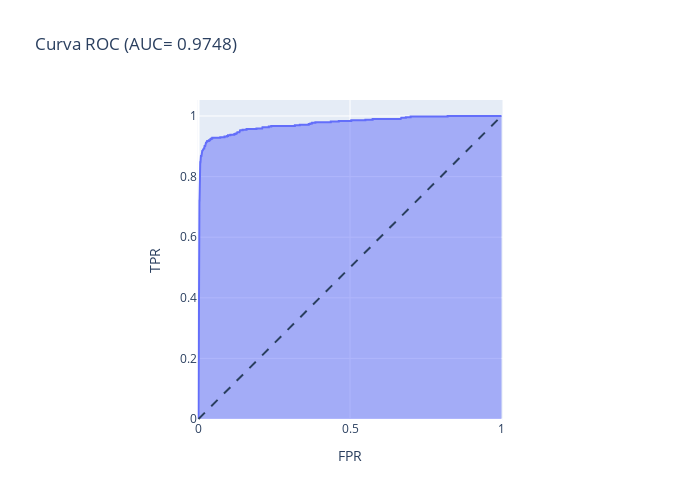

This figure's notebook cell:
### Markdown cell above
0.974844372992521, logo é um bom classificador

### Code cell
# Plotar Curva ROC com o valor de AUC
fig = px.area(
    x=fpr,
    y=tpr,
    title=f'Curva ROC (AUC= {roc_auc:.4f})',
    labels=dict(x='FPR',y='TPR'),
    width=700, height=500
)

fig.add_shape(
    type='line', line=dict(dash='dash'),
    x0=0,x1=1,y0=0, y1=1
)


fig.update_yaxes(scaleanchor="x",scaleratio=1)
fig.update_xaxes(constrain="domain")
fig.show()

### Figure 1 — Plotly figure (JSON) as saved in the notebook; plotly's stock layout.template omitted (floating-point values rounded to 4 significant figures; data arrays with more than 128 entries replaced by an {"elided": "..."} marker saying what was removed)
{"data": [{"fillpattern": {"shape": ""}, "hovertemplate": "FPR=%{x}<br>TPR=%{y}<extra></extra>", "legendgroup": "", "line": {"color": "#636efa"}, "marker": {"symbol": "circle"}, "mode": "lines", "name": "", "orientation": "v", "showlegend": false, "stackgroup": "1", "type": "scatter", "x": {"elided": "178 float values"}, "xaxis": "x", "y": {"elided": "178 float values"}, "yaxis": "y"}], "layout": {"height": 500, "legend": {"tracegroupgap": 0}, "shapes": [{"line": {"dash": "dash"}, "type": "line", "x0": 0, "x1": 1, "y0": 0, "y1": 1}], "title": {"text": "Curva ROC (AUC= 0.9748)"}, "width": 700, "xaxis": {"anchor": "y", "constrain": "domain", "domain": [0, 1], "title": {"text": "FPR"}}, "yaxis": {"anchor": "x", "domain": [0, 1], "scaleanchor": "x", "scaleratio": 1, "title": {"text": "TPR"}}}}
